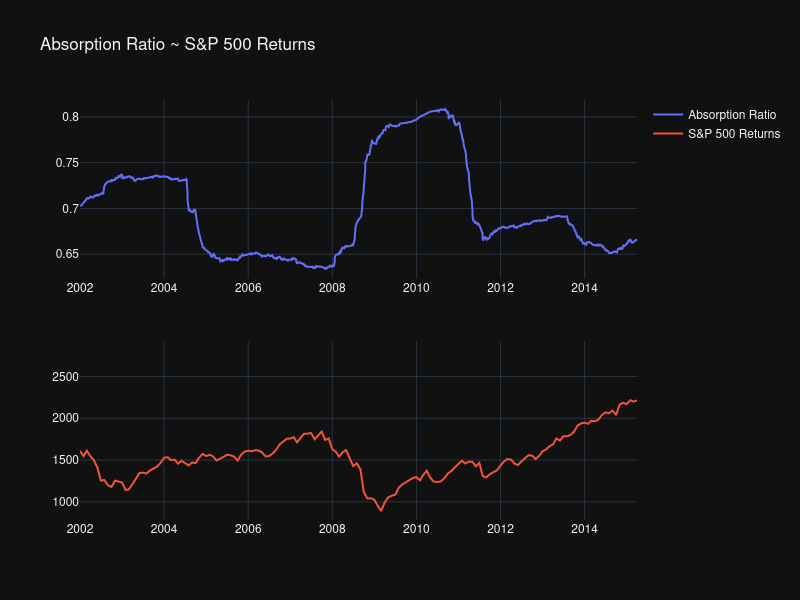

Reproduce this figure in Python.

from cytoolz import curry, compose_left, take, identity
from datetime import datetime
from plotly.subplots import make_subplots
import numpy as np
import pandas as pd
import plotly.graph_objects as go
import plotly.io as pio
pio.templates.default = "plotly_dark"

from get_sp500 import get_sp500_table

def calc_absorption_ratio(df, num_eigenvectors=5):
    def calc_cov(df):
        calc_cov.mat = np.cov(df)
        return calc_cov.mat
    return compose_left(calc_cov,
                        np.linalg.eigvals,
                        sorted,
                        reversed,
                        curry(take, num_eigenvectors),
                        sum,
                        lambda v: v / np.trace(calc_cov.mat))(df)


def custom_rolling(df, function, window):
    num_rows = df.shape[0]
    results = []

    for i in range(num_rows):
        if i >= window - 1:
            lower, upper = i - window + 1, i + 1
            print(f"running lower: {lower} upper: {upper}")
            window_data = df.iloc[lower:upper, :]
            result = function(window_data)
            results.append(result)
        else:
            results.append(np.nan)

    return pd.DataFrame(results, index=df.index)


def plot_series_subplots(returns, absorption_ratio, y_col1, y_col2, title):
    # Create a subplot with 2 rows and 1 column
    fig = make_subplots(rows=2, cols=1)

    # Add the first series to the first subplot
    fig.add_trace(
        go.Scatter(x=returns['Date'], y=returns[y_col1], name="Absorption Ratio"),
        row=1, col=1
    )

    # Add the second series to the second subplot
    fig.add_trace(
        go.Scatter(x=absorption_ratio['Date'], y=absorption_ratio[y_col2], name="S&P 500 Returns"),
        row=2, col=1
    )

    # Update layout
    fig.update_layout(height=600, width=800, title_text=title)

    fig.update_xaxes(range=[datetime(2002, 1, 1), datetime(2015, 4, 1)])

    # Show the plot
    fig.show()

if __name__ == '__main__':
    # grab data
    snp = pd.read_feather('data/sp500.feather')
    wiki = get_sp500_table()
    long_term_tickers = wiki[pd.to_datetime(wiki['Date added'], errors='coerce') <= datetime(2006, 1, 1)]['Symbol'].tolist()

    # calculate returns
    returns = (snp
               .pivot(index='Date', columns='Symbol', values='Close')
               .pct_change()
               [1:])
    returns = (returns
               [[col for col in long_term_tickers if col in returns.columns]]
               .dropna(axis=1))

    # using hyperparameters from the paper
    num_eigenvectors = returns.shape[1] // 5
    window_size = 500

    num_eigenvectors = 2
    window_size = 10

    ar = custom_rolling(returns, curry(calc_absorption_ratio, num_eigenvectors=num_eigenvectors), window_size)

    print('Saving to pickle!')
    ar.to_pickle('data/ar_sp500.pkl')

    # compare with package version
    from frds.measures import absorption_ratio

    absorption_ratio.estimate(df, fraction_eigenvectors=0.2)

    ar_frds = custom_rolling(returns, curry(absorption_ratio.estimate, fraction_eigenvectors=0.2), window_size)

    print('Saving to pickle!')
    ar_frds.to_pickle('data/ar_frds_sp500.pkl')

    # plot comparison
    # plot_series_subplots(ar[500:].astype(float).reset_index(), snp.pivot(index='Date', columns='Symbol', values='Close').sum(axis=1).reset_index()[499:-1], 0, 0, "Absorption Ratio ~ S&P 500 Returns")

    # updating with actual snp data (hackyness, ignore this)
    snp = pd.read_csv('data/snp.csv')

    ar_frds = custom_rolling(snp.set_index('Date') / 100, curry(absorption_ratio.estimate, fraction_eigenvectors=0.2), window_size)
    plot_series_subplots(#ar[500:].astype(float).reset_index(),
                         ar[:-1307].astype(float).reset_index(),
                         #returns[-220:].reset_index().rename(columns={'Real Price': 0}),
                         snp[-220:][24:].reset_index().rename(columns={'Real Price': 0}),
                         0, 0, "Absorption Ratio ~ S&P 500 Returns")
